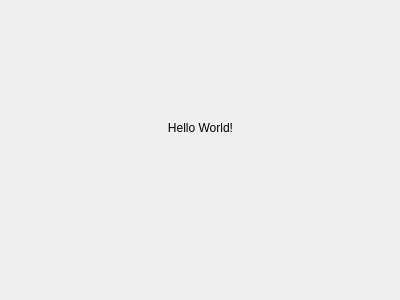
<?xml version="1.0" encoding="UTF-8"?>
<ui version="4.0">
 <class>Form</class>
 <widget class="QWidget" name="Form">
  <property name="geometry">
   <rect>
    <x>0</x>
    <y>0</y>
    <width>400</width>
    <height>300</height>
   </rect>
  </property>
  <property name="windowTitle">
   <string>Form</string>
  </property>
  <widget class="QLabel" name="label">
   <property name="geometry">
    <rect>
     <x>160</x>
     <y>120</y>
     <width>81</width>
     <height>16</height>
    </rect>
   </property>
   <property name="text">
    <string>Hello World!</string>
   </property>
   <property name="alignment">
    <set>Qt::AlignCenter</set>
   </property>
  </widget>
 </widget>
 <resources/>
 <connections/>
</ui>
